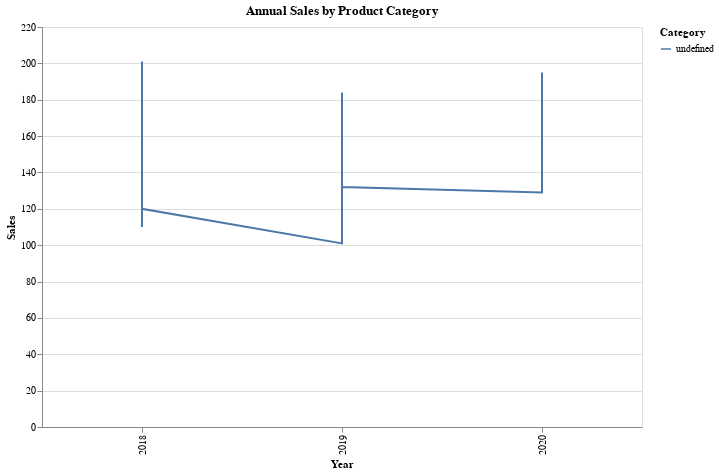

Notebook cell for this chart:
### Code cell
alt.Chart(
    long_form).mark_line().encode(
    x='Year:O',
    y='Sales:Q',
    color= 'Category:N'
).properties(
    height = 400,
    width = 600,
    title='Annual Sales by Product Category')

### Figure 1 — Vega-Lite specification as saved in the notebook (floating-point values rounded to 4 significant figures)
{"config": {"view": {"continuousWidth": 300, "continuousHeight": 300}}, "data": {"name": "data-3d08ffcf9a723d0918fe50a465994cca"}, "mark": {"type": "line"}, "encoding": {"color": {"field": "Category", "type": "nominal"}, "x": {"field": "Year", "type": "ordinal"}, "y": {"field": "Sales", "type": "quantitative"}}, "height": 400, "title": "Annual Sales by Product Category", "width": 600, "$schema": "https://vega.github.io/schema/vega-lite/v5.8.0.json", "datasets": {"data-3d08ffcf9a723d0918fe50a465994cca": [{"Year": 2018, "Categories": "Clothing", "Sales": 110}, {"Year": 2019, "Categories": "Clothing", "Sales": 101}, {"Year": 2020, "Categories": "Clothing", "Sales": 129}, {"Year": 2018, "Categories": "Furniture", "Sales": 201}, {"Year": 2019, "Categories": "Furniture", "Sales": 184}, {"Year": 2020, "Categories": "Furniture", "Sales": 195}, {"Year": 2018, "Categories": "Health", "Sales": 120}, {"Year": 2019, "Categories": "Health", "Sales": 132}, {"Year": 2020, "Categories": "Health", "Sales": 133}]}}
